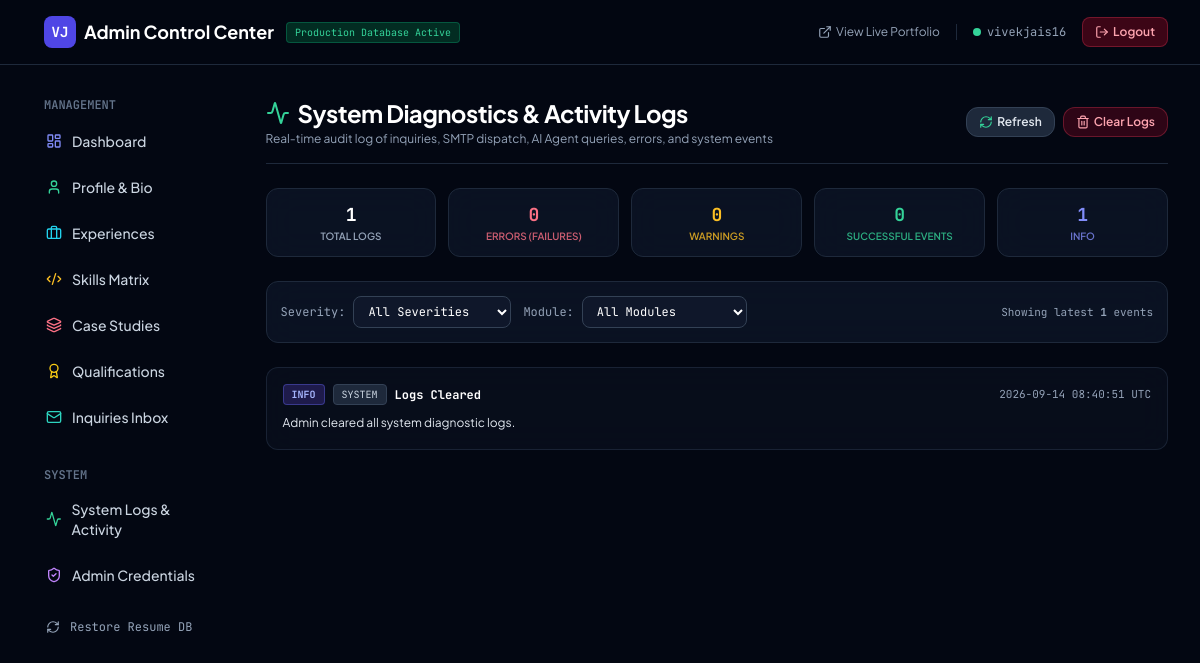
Page /admin/logs (signed in) on the earlier database version.
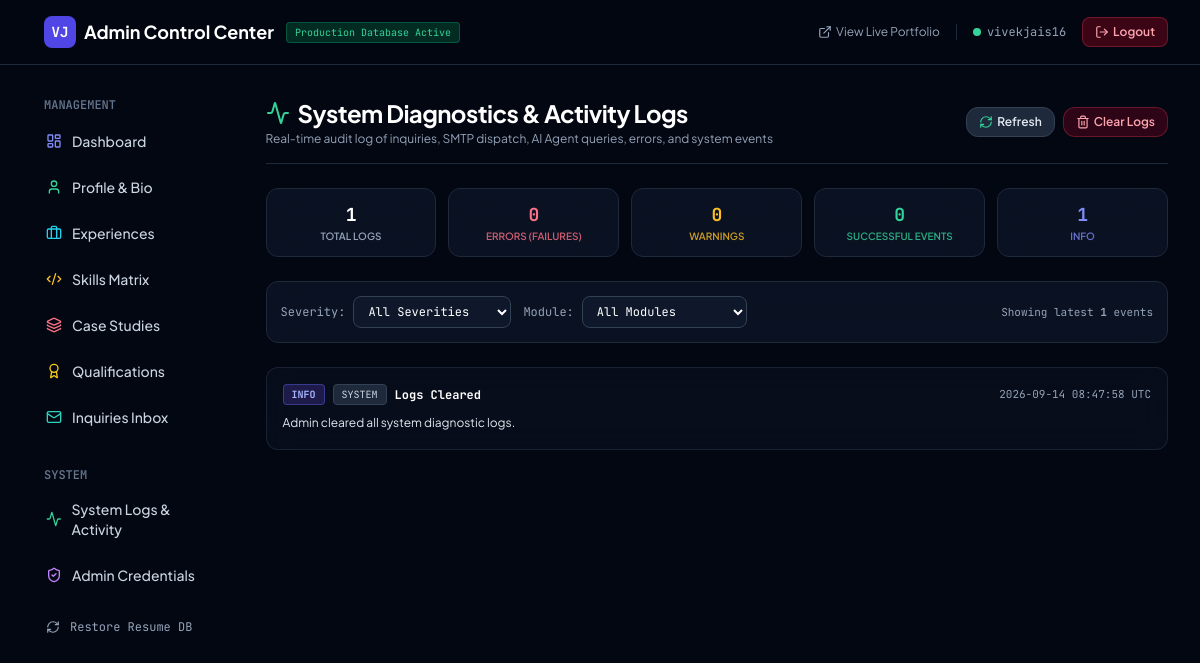
Same page on the later database version.
### app/models/admin.py (models this page shows)
class SystemLog(Base):
    __tablename__ = "system_logs"
    id = Column(Integer, primary_key=True, index=True)
    timestamp = Column(DateTime, default=utc_now, index=True)
    level = Column(String(20), default="INFO", index=True)  # INFO, WARNING, ERROR, SUCCESS
    module = Column(String(50), default="SYSTEM", index=True)  # EMAIL, CONTACT, AI_AGENT, AUTH, ADMIN, DATABASE
    action = Column(String(100), nullable=False)
    message = Column(String(500), nullable=False)
    details = Column(String(5000), nullable=True)
    ip_address = Column(String(50), nullable=True)

### app/admin/router.py (the view)
@admin_router.get("/logs", response_class=HTMLResponse)
async def admin_logs_view(
    request: Request,
    level: Optional[str] = "ALL",
    module: Optional[str] = "ALL",
    admin_user: str = Depends(require_admin),
    db: Session = Depends(get_db),
):
    logs = get_system_logs(limit=150, level=level, module=module)
    stats = get_log_stats()
    return templates.TemplateResponse(
        request=request,
        name="admin/logs.html",
        context={
            "admin_user": admin_user,
            "logs": logs,
            "stats": stats,
            "selected_level": level or "ALL",
            "selected_module": module or "ALL",
        },
    )

### app/templates/admin/logs.html (shortened to what this page needs)
{% extends "admin/base.html" %}
{% block content %}
<div class="space-y-6">
    <div class="flex flex-col sm:flex-row sm:items-center justify-between gap-4 border-b border-slate-800 pb-4">
        <div>
            <h1 class="text-2xl font-bold text-white tracking-tight flex items-center gap-2">
                <i data-lucide="activity" class="w-6 h-6 text-emerald-400"></i> System Diagnostics & Activity Logs
            </h1>
            <p class="text-xs text-slate-400 mt-0.5">Real-time audit log of inquiries, SMTP dispatch, AI Agent queries, errors, and system events</p>
        </div>
        <div class="flex items-center gap-2">
            <a href="/admin/logs" class="px-3 py-1.5 rounded-xl bg-slate-800 hover:bg-slate-700 text-slate-200 text-xs font-semibold border border-slate-700 transition flex items-center gap-1">
                <i data-lucide="refresh-cw" class="w-3.5 h-3.5 text-emerald-400"></i> Refresh
            </a>
            <form action="/admin/logs/clear" method="post" onsubmit="return confirm('Clear all diagnostic logs?');">
                <button type="submit" class="px-3 py-1.5 rounded-xl bg-rose-950/60 hover:bg-rose-900 text-rose-300 text-xs font-semibold border border-rose-500/30 transition flex items-center gap-1">
                    <i data-lucide="trash-2" class="w-3.5 h-3.5"></i> Clear Logs
                </button>
            </form>
        </div>
    </div>
    <div class="grid grid-cols-2 sm:grid-cols-5 gap-3">
        <div class="glass-panel rounded-xl p-3 border border-slate-800 text-center">
            <div class="text-lg font-bold text-white font-mono">{{ stats.total }}</div>
            <div class="text-[10px] text-slate-400 uppercase font-semibold">Total Logs</div>
        </div>
        <div class="glass-panel rounded-xl p-3 border border-slate-800 text-center">
            <div class="text-lg font-bold text-rose-400 font-mono">{{ stats.errors }}</div>
            <div class="text-[10px] text-rose-400/80 uppercase font-semibold">Errors (Failures)</div>
        </div>
        <div class="glass-panel rounded-xl p-3 border border-slate-800 text-center">
            <div class="text-lg font-bold text-amber-400 font-mono">{{ stats.warnings }}</div>
            <div class="text-[10px] text-amber-400/80 uppercase font-semibold">Warnings</div>
        </div>
        <div class="glass-panel rounded-xl p-3 border border-slate-800 text-center">
            <div class="text-lg font-bold text-emerald-400 font-mono">{{ stats.success }}</div>
            <div class="text-[10px] text-emerald-400/80 uppercase font-semibold">Successful Events</div>
        </div>
        <div class="glass-panel rounded-xl p-3 border border-slate-800 text-center">
            <div class="text-lg font-bold text-indigo-400 font-mono">{{ stats.info }}</div>
            <div class="text-[10px] text-indigo-400/80 uppercase font-semibold">Info</div>
        </div>
    </div>
    <div class="glass-panel rounded-xl p-3.5 border border-slate-800 flex flex-wrap items-center justify-between gap-3 text-xs">
        <form method="get" action="/admin/logs" class="flex flex-wrap items-center gap-3 w-full sm:w-auto">
            <div class="flex items-center gap-2">
                <span class="text-slate-400 font-mono">Severity:</span>
                <select name="level" onchange="this.form.submit()" class="px-2.5 py-1.5 rounded-lg bg-slate-900 border border-slate-700 text-white font-mono text-xs focus:outline-none focus:border-emerald-500">
                    <option value="ALL" {% if selected_level == 'ALL' %}selected{% endif %}>All Severities</option>
                </select>
            </div>
            <div class="flex items-center gap-2">
                <span class="text-slate-400 font-mono">Module:</span>
                <select name="module" onchange="this.form.submit()" class="px-2.5 py-1.5 rounded-lg bg-slate-900 border border-slate-700 text-white font-mono text-xs focus:outline-none focus:border-emerald-500">
                    <option value="ALL" {% if selected_module == 'ALL' %}selected{% endif %}>All Modules</option>
                </select>
            </div>
        </form>
        <div class="text-slate-400 font-mono text-[11px]">
            Showing latest <strong>{{ logs|length }}</strong> events
        </div>
    </div>
    {% if logs %}
    <div class="space-y-2">
        {% for log in logs %}
        <div class="glass-panel rounded-xl p-4 border {% if log.level == 'ERROR' %}border-rose-500/50 bg-rose-950/10{% elif log.level == 'WARNING' %}border-amber-500/40 bg-amber-950/10{% elif log.level == 'SUCCESS' %}border-emerald-500/30 bg-emerald-950/10{% else %}border-slate-800/80 bg-slate-900/40{% endif %} space-y-2">
            <div class="flex flex-col sm:flex-row sm:items-center justify-between gap-2">
                <div class="flex items-center gap-2 flex-wrap">
                    {% if log.level == 'ERROR' %}
                    <span class="px-2 py-0.5 rounded text-[10px] font-bold font-mono bg-rose-950 text-rose-300 border border-rose-500/40">ERROR</span>
                    {% elif log.level == 'WARNING' %}
                    <span class="px-2 py-0.5 rounded text-[10px] font-bold font-mono bg-amber-950 text-amber-300 border border-amber-500/40">WARN</span>
                    {% elif log.level == 'SUCCESS' %}
                    <span class="px-2 py-0.5 rounded text-[10px] font-bold font-mono bg-emerald-950 text-emerald-300 border border-emerald-500/40">SUCCESS</span>
                    {% else %}
                    <span class="px-2 py-0.5 rounded text-[10px] font-bold font-mono bg-indigo-950 text-indigo-300 border border-indigo-500/40">INFO</span>
                    {% endif %}
                    <span class="px-2 py-0.5 rounded text-[10px] font-mono bg-slate-800 text-slate-300 border border-slate-700">{{ log.module }}</span>
                    <strong class="text-white text-xs font-mono">{{ log.action }}</strong>
                </div>
                <div class="text-[11px] text-slate-400 font-mono">
                    {{ log.timestamp.strftime('%Y-%m-%d %H:%M:%S UTC') if log.timestamp else 'Recently' }}
                </div>
            </div>
            <div class="text-xs text-slate-200 leading-relaxed font-sans">
                {{ log.message }}
            </div>
        </div>
        {% endfor %}
    </div>
    {% endif %}
</div>
{% endblock %}

### app/templates/admin/base.html (shortened to what this page needs)
<!DOCTYPE html>
<html lang="en">
<head>
    <script src="https://cdn.tailwindcss.com"></script>
    <link rel="stylesheet" href="/static/css/custom.css">
</head>
<body class="bg-dark-950 text-slate-100 min-h-screen flex flex-col antialiased">
    <header class="glass-nav border-b border-slate-800 sticky top-0 z-40">
        <div class="max-w-7xl mx-auto px-4 sm:px-6 lg:px-8 h-16 flex items-center justify-between">
            <div class="flex items-center space-x-3">
                <a href="/admin" class="flex items-center space-x-2 font-bold text-base sm:text-lg text-white">
                    <span class="w-7 h-7 sm:w-8 sm:h-8 rounded-lg bg-indigo-600 flex items-center justify-center text-xs sm:text-sm font-mono">VJ</span>
                    <span class="hidden xs:inline sm:inline">Admin Control Center</span>
                </a>
                <span class="hidden sm:inline-block px-2 py-0.5 rounded text-[10px] font-mono bg-emerald-950 text-emerald-400 border border-emerald-500/30">
                    Production Database Active
                </span>
            </div>
            <div class="flex items-center space-x-2 sm:space-x-4 text-sm">
                <a href="/" target="_blank" class="text-slate-400 hover:text-emerald-400 transition flex items-center gap-1 text-xs">
                    <i data-lucide="external-link" class="w-3.5 h-3.5"></i>
                    <span class="hidden md:inline">View Live Portfolio</span>
                </a>
                <span class="text-xs text-slate-400 font-mono hidden sm:flex items-center gap-1.5">
                    <span class="w-2 h-2 rounded-full bg-emerald-400"></span> {{ admin_user }}
                </span>
                <a href="/admin/logout" class="px-2.5 sm:px-3 py-1.5 rounded-lg text-xs font-semibold bg-rose-950/80 hover:bg-rose-900 text-rose-300 border border-rose-500/30 transition flex items-center gap-1">
                    <i data-lucide="log-out" class="w-3.5 h-3.5"></i>
                    <span class="hidden sm:inline">Logout</span>
                </a>
            </div>
        </div>
    </header>
    <div class="max-w-7xl mx-auto px-4 sm:px-6 lg:px-8 py-6 sm:py-8 flex-grow grid grid-cols-1 lg:grid-cols-5 gap-6 sm:gap-8">
        <aside id="admin-sidebar" class="hidden lg:block lg:col-span-1 space-y-1.5 bg-slate-900/90 lg:bg-transparent p-4 lg:p-0 rounded-2xl border border-slate-800 lg:border-none shadow-xl lg:shadow-none">
            <div class="text-xs font-mono uppercase text-slate-500 px-3 mb-2 font-semibold">Management</div>
            <a href="/admin" class="flex items-center gap-2.5 px-3.5 py-2.5 rounded-xl text-sm font-medium text-slate-300 hover:text-white hover:bg-slate-800 transition">
                <i data-lucide="layout-dashboard" class="w-4 h-4 text-indigo-400"></i> Dashboard
            </a>
            <a href="/admin/profile" class="flex items-center gap-2.5 px-3.5 py-2.5 rounded-xl text-sm font-medium text-slate-300 hover:text-white hover:bg-slate-800 transition">
                <i data-lucide="user" class="w-4 h-4 text-emerald-400"></i> Profile & Bio
            </a>
            <a href="/admin/experiences" class="flex items-center gap-2.5 px-3.5 py-2.5 rounded-xl text-sm font-medium text-slate-300 hover:text-white hover:bg-slate-800 transition">
                <i data-lucide="briefcase" class="w-4 h-4 text-cyan-400"></i> Experiences
            </a>
            <a href="/admin/skills" class="flex items-center gap-2.5 px-3.5 py-2.5 rounded-xl text-sm font-medium text-slate-300 hover:text-white hover:bg-slate-800 transition">
                <i data-lucide="code-2" class="w-4 h-4 text-amber-400"></i> Skills Matrix
            </a>
            <a href="/admin/projects" class="flex items-center gap-2.5 px-3.5 py-2.5 rounded-xl text-sm font-medium text-slate-300 hover:text-white hover:bg-slate-800 transition">
                <i data-lucide="layers" class="w-4 h-4 text-rose-400"></i> Case Studies
            </a>
            <a href="/admin/qualifications" class="flex items-center gap-2.5 px-3.5 py-2.5 rounded-xl text-sm font-medium text-slate-300 hover:text-white hover:bg-slate-800 transition">
                <i data-lucide="award" class="w-4 h-4 text-yellow-400"></i> Qualifications
            </a>
            <a href="/admin/messages" class="flex items-center gap-2.5 px-3.5 py-2.5 rounded-xl text-sm font-medium text-slate-300 hover:text-white hover:bg-slate-800 transition">
                <i data-lucide="mail" class="w-4 h-4 text-teal-400"></i> Inquiries Inbox
            </a>
            <div class="text-xs font-mono uppercase text-slate-500 px-3 pt-4 sm:pt-6 mb-2 font-semibold">System</div>
            <a href="/admin/logs" class="flex items-center gap-2.5 px-3.5 py-2.5 rounded-xl text-sm font-medium text-slate-300 hover:text-white hover:bg-slate-800 transition">
                <i data-lucide="activity" class="w-4 h-4 text-emerald-400"></i> System Logs & Activity
            </a>
            <a href="/admin/settings" class="flex items-center gap-2.5 px-3.5 py-2.5 rounded-xl text-sm font-medium text-slate-300 hover:text-white hover:bg-slate-800 transition">
                <i data-lucide="shield-check" class="w-4 h-4 text-purple-400"></i> Admin Credentials
            </a>
            <form action="/admin/reseed" method="post" onsubmit="return confirm('Restore database with resume defaults? Any custom manual records will be restored to resume state.');" class="pt-2">
                <button type="submit" class="w-full text-left flex items-center gap-2.5 px-3.5 py-2.5 rounded-xl text-xs font-mono text-slate-400 hover:text-rose-400 hover:bg-rose-950/30 transition">
                    <i data-lucide="refresh-cw" class="w-3.5 h-3.5"></i> Restore Resume DB
                </button>
            </form>
        </aside>
        <main class="lg:col-span-4 space-y-6">
            {% block content %}{% endblock %}
        </main>
    </div>
</body>
</html>

### app/static/css/custom.css (style rules this page uses)
:root { --font-sans: 'Plus Jakarta Sans', -apple-system, BlinkMacSystemFont, 'Segoe UI', Roboto, sans-serif; --font-mono: 'JetBrains Mono', monospace; }
body { font-family: var(--font-sans); background-color: #030712; color: #f3f4f6; overflow-x: hidden; }
.glass-panel { background: rgba(15, 23, 42, 0.7); backdrop-filter: blur(16px); -webkit-backdrop-filter: blur(16px); border: 1px solid rgba(255, 255, 255, 0.08); }
.glass-nav { background: rgba(3, 7, 18, 0.82); backdrop-filter: blur(20px); -webkit-backdrop-filter: blur(20px); border-bottom: 1px solid rgba(255, 255, 255, 0.07); }
.font-mono { font-family: var(--font-mono); }

Differences in the rows shown:
changed SystemLog "Logs Cleared": timestamp "2026-09-14 08:40:51 UTC" → "2026-09-14 08:47:58 UTC"
